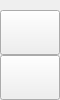
     <widget class="QFrame" name="LeftMenuBar">
      <property name="minimumSize">
       <size>
        <width>60</width>
        <height>0</height>
       </size>
      </property>
      <property name="maximumSize">
       <size>
        <width>60</width>
        <height>16777215</height>
       </size>
      </property>
      <property name="frameShape">
       <enum>QFrame::Shape::NoFrame</enum>
      </property>
      <property name="frameShadow">
       <enum>QFrame::Shadow::Raised</enum>
      </property>
      <layout class="QVBoxLayout" name="verticalLayout_3">
       <property name="spacing">
        <number>0</number>
       </property>
       <property name="leftMargin">
        <number>0</number>
       </property>
       <property name="topMargin">
        <number>0</number>
       </property>
       <property name="rightMargin">
        <number>0</number>
       </property>
       <property name="bottomMargin">
        <number>0</number>
       </property>
       <item>
        <widget class="QFrame" name="MenuFrame">
         <property name="frameShape">
          <enum>QFrame::Shape::NoFrame</enum>
         </property>
         <property name="frameShadow">
          <enum>QFrame::Shadow::Raised</enum>
         </property>
         <layout class="QVBoxLayout" name="verticalMenuLayout">
          <property name="spacing">
           <number>0</number>
          </property>
          <property name="leftMargin">
           <number>0</number>
          </property>
          <property name="topMargin">
           <number>0</number>
          </property>
          <property name="rightMargin">
           <number>0</number>
          </property>
          <property name="bottomMargin">
           <number>0</number>
          </property>
          <item alignment="Qt::AlignmentFlag::AlignBottom">
           <widget class="QFrame" name="BottomMenu">
            <property name="sizePolicy">
             <sizepolicy hsizetype="Preferred" vsizetype="Preferred">
              <horstretch>0</horstretch>
              <verstretch>0</verstretch>
             </sizepolicy>
            </property>
            <property name="frameShape">
             <enum>QFrame::Shape::NoFrame</enum>
            </property>
            <property name="frameShadow">
             <enum>QFrame::Shadow::Raised</enum>
            </property>
            <layout class="QVBoxLayout" name="verticalLayout_9">
             <property name="spacing">
              <number>0</number>
             </property>
             <property name="leftMargin">
              <number>0</number>
             </property>
             <property name="topMargin">
              <number>0</number>
             </property>
             <property name="rightMargin">
              <number>0</number>
             </property>
             <property name="bottomMargin">
              <number>0</number>
             </property>
             <item>
              <widget class="QPushButton" name="btn_settings">
               <property name="sizePolicy">
                <sizepolicy hsizetype="Preferred" vsizetype="Preferred">
                 <horstretch>0</horstretch>
                 <verstretch>0</verstretch>
                </sizepolicy>
               </property>
               <property name="minimumSize">
                <size>
                 <width>0</width>
                 <height>45</height>
                </size>
               </property>
               <property name="font">
                <font>
                 <family>Segoe UI</family>
                 <pointsize>12</pointsize>
                 <italic>false</italic>
                 <bold>false</bold>
                </font>
               </property>
               <property name="cursor">
                <cursorShape>ArrowCursor</cursorShape>
               </property>
               <property name="layoutDirection">
                <enum>Qt::LayoutDirection::LeftToRight</enum>
               </property>
               <property name="styleSheet">
                <string notr="true"/>
               </property>
               <property name="text">
                <string/>
               </property>
               <property name="icon">
                <iconset resource="resources.qrc">
                 <normaloff>:/icons/images/icons/cil-settings.png</normaloff>:/icons/images/icons/cil-settings.png</iconset>
               </property>
              </widget>
             </item>
             <item>
              <widget class="QPushButton" name="btn_info">
               <property name="sizePolicy">
                <sizepolicy hsizetype="Preferred" vsizetype="Preferred">
                 <horstretch>0</horstretch>
                 <verstretch>0</verstretch>
                </sizepolicy>
               </property>
               <property name="minimumSize">
                <size>
                 <width>0</width>
                 <height>45</height>
                </size>
               </property>
               <property name="styleSheet">
                <string notr="true"/>
               </property>
               <property name="text">
                <string/>
               </property>
               <property name="icon">
                <iconset resource="resources.qrc">
                 <normaloff>:/icons/images/icons/info.png</normaloff>:/icons/images/icons/info.png</iconset>
               </property>
              </widget>
             </item>
            </layout>
           </widget>
          </item>
         </layout>
        </widget>
       </item>
      </layout>
     </widget>
